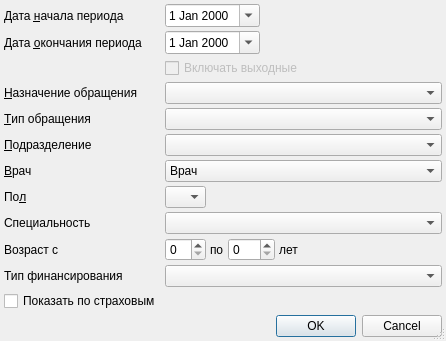
<?xml version="1.0" encoding="UTF-8"?>
<ui version="4.0">
 <class>ReportPGGSetupDialog</class>
 <widget class="QDialog" name="ReportPGGSetupDialog">
  <property name="windowModality">
   <enum>Qt::ApplicationModal</enum>
  </property>
  <property name="geometry">
   <rect>
    <x>0</x>
    <y>0</y>
    <width>446</width>
    <height>334</height>
   </rect>
  </property>
  <property name="windowTitle">
   <string>параметры отчёта</string>
  </property>
  <property name="sizeGripEnabled">
   <bool>true</bool>
  </property>
  <layout class="QGridLayout">
   <property name="margin">
    <number>4</number>
   </property>
   <property name="spacing">
    <number>4</number>
   </property>
   <item row="11" column="1" colspan="2">
    <widget class="QFrame" name="frmAge">
     <property name="frameShape">
      <enum>QFrame::NoFrame</enum>
     </property>
     <property name="frameShadow">
      <enum>QFrame::Raised</enum>
     </property>
     <layout class="QHBoxLayout" name="_2">
      <property name="spacing">
       <number>4</number>
      </property>
      <property name="margin">
       <number>0</number>
      </property>
      <item>
       <widget class="QSpinBox" name="edtAgeFrom"/>
      </item>
      <item>
       <widget class="QLabel" name="lblAgeTo">
        <property name="text">
         <string>по</string>
        </property>
        <property name="buddy">
         <cstring>edtAgeTo</cstring>
        </property>
       </widget>
      </item>
      <item>
       <widget class="QSpinBox" name="edtAgeTo">
        <property name="sizePolicy">
         <sizepolicy hsizetype="Preferred" vsizetype="Fixed">
          <horstretch>0</horstretch>
          <verstretch>0</verstretch>
         </sizepolicy>
        </property>
        <property name="maximum">
         <number>150</number>
        </property>
       </widget>
      </item>
      <item>
       <widget class="QLabel" name="lblAgeYears">
        <property name="text">
         <string>лет</string>
        </property>
        <property name="buddy">
         <cstring>edtAgeTo</cstring>
        </property>
       </widget>
      </item>
      <item>
       <spacer>
        <property name="orientation">
         <enum>Qt::Horizontal</enum>
        </property>
        <property name="sizeHint" stdset="0">
         <size>
          <width>21</width>
          <height>20</height>
         </size>
        </property>
       </spacer>
      </item>
     </layout>
    </widget>
   </item>
   <item row="11" column="0">
    <widget class="QLabel" name="lblAge">
     <property name="text">
      <string>Возраст с</string>
     </property>
    </widget>
   </item>
   <item row="6" column="1" colspan="2">
    <widget class="CRBComboBox" name="cmbEventType"/>
   </item>
   <item row="1" column="0">
    <widget class="QLabel" name="lblEndDate">
     <property name="text">
      <string>Дата &amp;окончания периода</string>
     </property>
     <property name="buddy">
      <cstring>edtEndDate</cstring>
     </property>
    </widget>
   </item>
   <item row="9" column="1">
    <widget class="QComboBox" name="cmbSex">
     <property name="sizePolicy">
      <sizepolicy hsizetype="Maximum" vsizetype="Fixed">
       <horstretch>0</horstretch>
       <verstretch>0</verstretch>
      </sizepolicy>
     </property>
     <property name="minimumContentsLength">
      <number>0</number>
     </property>
     <item>
      <property name="text">
       <string/>
      </property>
     </item>
     <item>
      <property name="text">
       <string>М</string>
      </property>
     </item>
     <item>
      <property name="text">
       <string>Ж</string>
      </property>
     </item>
    </widget>
   </item>
   <item row="7" column="0">
    <widget class="QLabel" name="lblOrgStructure">
     <property name="text">
      <string>&amp;Подразделение</string>
     </property>
     <property name="buddy">
      <cstring>cmbOrgStructure</cstring>
     </property>
    </widget>
   </item>
   <item row="0" column="1">
    <widget class="CDateEdit" name="edtBegDate">
     <property name="calendarPopup">
      <bool>true</bool>
     </property>
    </widget>
   </item>
   <item row="3" column="1" colspan="2">
    <widget class="CRBComboBox" name="cmbEventPurpose"/>
   </item>
   <item row="8" column="0">
    <widget class="QLabel" name="lblPerson">
     <property name="text">
      <string>&amp;Врач</string>
     </property>
     <property name="buddy">
      <cstring>cmbPerson</cstring>
     </property>
    </widget>
   </item>
   <item row="16" column="0" colspan="3">
    <widget class="QDialogButtonBox" name="buttonBox">
     <property name="orientation">
      <enum>Qt::Horizontal</enum>
     </property>
     <property name="standardButtons">
      <set>QDialogButtonBox::Cancel|QDialogButtonBox::Ok</set>
     </property>
    </widget>
   </item>
   <item row="1" column="2">
    <spacer>
     <property name="orientation">
      <enum>Qt::Horizontal</enum>
     </property>
     <property name="sizeHint" stdset="0">
      <size>
       <width>91</width>
       <height>20</height>
      </size>
     </property>
    </spacer>
   </item>
   <item row="3" column="0">
    <widget class="QLabel" name="lblEventPurpose">
     <property name="text">
      <string>&amp;Назначение обращения</string>
     </property>
     <property name="buddy">
      <cstring>cmbEventPurpose</cstring>
     </property>
    </widget>
   </item>
   <item row="1" column="1">
    <widget class="CDateEdit" name="edtEndDate">
     <property name="calendarPopup">
      <bool>true</bool>
     </property>
    </widget>
   </item>
   <item row="7" column="1" colspan="2">
    <widget class="COrgStructureComboBox" name="cmbOrgStructure"/>
   </item>
   <item row="9" column="0">
    <widget class="QLabel" name="lblSex">
     <property name="text">
      <string>По&amp;л</string>
     </property>
     <property name="buddy">
      <cstring>cmbSex</cstring>
     </property>
    </widget>
   </item>
   <item row="6" column="0">
    <widget class="QLabel" name="lblEventType">
     <property name="text">
      <string>&amp;Тип обращения</string>
     </property>
     <property name="buddy">
      <cstring>cmbEventType</cstring>
     </property>
    </widget>
   </item>
   <item row="0" column="2">
    <spacer>
     <property name="orientation">
      <enum>Qt::Horizontal</enum>
     </property>
     <property name="sizeHint" stdset="0">
      <size>
       <width>91</width>
       <height>20</height>
      </size>
     </property>
    </spacer>
   </item>
   <item row="8" column="1" colspan="2">
    <widget class="CPersonComboBoxEx" name="cmbPerson">
     <item>
      <property name="text">
       <string>Врач</string>
      </property>
     </item>
    </widget>
   </item>
   <item row="0" column="0">
    <widget class="QLabel" name="lblBegDate">
     <property name="text">
      <string>Дата &amp;начала периода</string>
     </property>
     <property name="buddy">
      <cstring>edtBegDate</cstring>
     </property>
    </widget>
   </item>
   <item row="15" column="0">
    <spacer name="verticalSpacer">
     <property name="orientation">
      <enum>Qt::Vertical</enum>
     </property>
     <property name="sizeHint" stdset="0">
      <size>
       <width>20</width>
       <height>40</height>
      </size>
     </property>
    </spacer>
   </item>
   <item row="2" column="1" colspan="2">
    <widget class="QCheckBox" name="chbIncludeHoliday">
     <property name="enabled">
      <bool>false</bool>
     </property>
     <property name="text">
      <string>Включать выходные</string>
     </property>
    </widget>
   </item>
   <item row="10" column="1" colspan="2">
    <widget class="CRBComboBox" name="cmbSpeciality"/>
   </item>
   <item row="10" column="0">
    <widget class="QLabel" name="lblSpecilaty">
     <property name="text">
      <string>Специальность</string>
     </property>
    </widget>
   </item>
   <item row="13" column="1" colspan="2">
    <widget class="CRBComboBox" name="cmbFinanceId"/>
   </item>
   <item row="14" column="0">
    <widget class="QCheckBox" name="chShowInsuranse">
     <property name="text">
      <string>Показать по страховым</string>
     </property>
    </widget>
   </item>
   <item row="13" column="0">
    <widget class="QLabel" name="lblFinanceType">
     <property name="text">
      <string>Тип финансирования</string>
     </property>
    </widget>
   </item>
  </layout>
 </widget>
 <customwidgets>
  <customwidget>
   <class>COrgStructureComboBox</class>
   <extends>QComboBox</extends>
   <header>Orgs/OrgStructComboBoxes.h</header>
  </customwidget>
  <customwidget>
   <class>CRBComboBox</class>
   <extends>QComboBox</extends>
   <header>library/crbcombobox.h</header>
  </customwidget>
  <customwidget>
   <class>CDateEdit</class>
   <extends>QDateEdit</extends>
   <header>library/DateEdit</header>
  </customwidget>
  <customwidget>
   <class>CPersonComboBoxEx</class>
   <extends>QComboBox</extends>
   <header>Orgs/PersonComboBoxEx.h</header>
  </customwidget>
 </customwidgets>
 <tabstops>
  <tabstop>edtBegDate</tabstop>
  <tabstop>edtEndDate</tabstop>
  <tabstop>chbIncludeHoliday</tabstop>
  <tabstop>cmbEventPurpose</tabstop>
  <tabstop>cmbEventType</tabstop>
  <tabstop>cmbOrgStructure</tabstop>
  <tabstop>cmbPerson</tabstop>
  <tabstop>cmbSex</tabstop>
  <tabstop>cmbSpeciality</tabstop>
  <tabstop>edtAgeFrom</tabstop>
  <tabstop>edtAgeTo</tabstop>
  <tabstop>buttonBox</tabstop>
 </tabstops>
 <resources/>
 <connections>
  <connection>
   <sender>buttonBox</sender>
   <signal>accepted()</signal>
   <receiver>ReportPGGSetupDialog</receiver>
   <slot>accept()</slot>
   <hints>
    <hint type="sourcelabel">
     <x>116</x>
     <y>464</y>
    </hint>
    <hint type="destinationlabel">
     <x>102</x>
     <y>90</y>
    </hint>
   </hints>
  </connection>
  <connection>
   <sender>buttonBox</sender>
   <signal>rejected()</signal>
   <receiver>ReportPGGSetupDialog</receiver>
   <slot>reject()</slot>
   <hints>
    <hint type="sourcelabel">
     <x>229</x>
     <y>464</y>
    </hint>
    <hint type="destinationlabel">
     <x>236</x>
     <y>76</y>
    </hint>
   </hints>
  </connection>
 </connections>
</ui>
